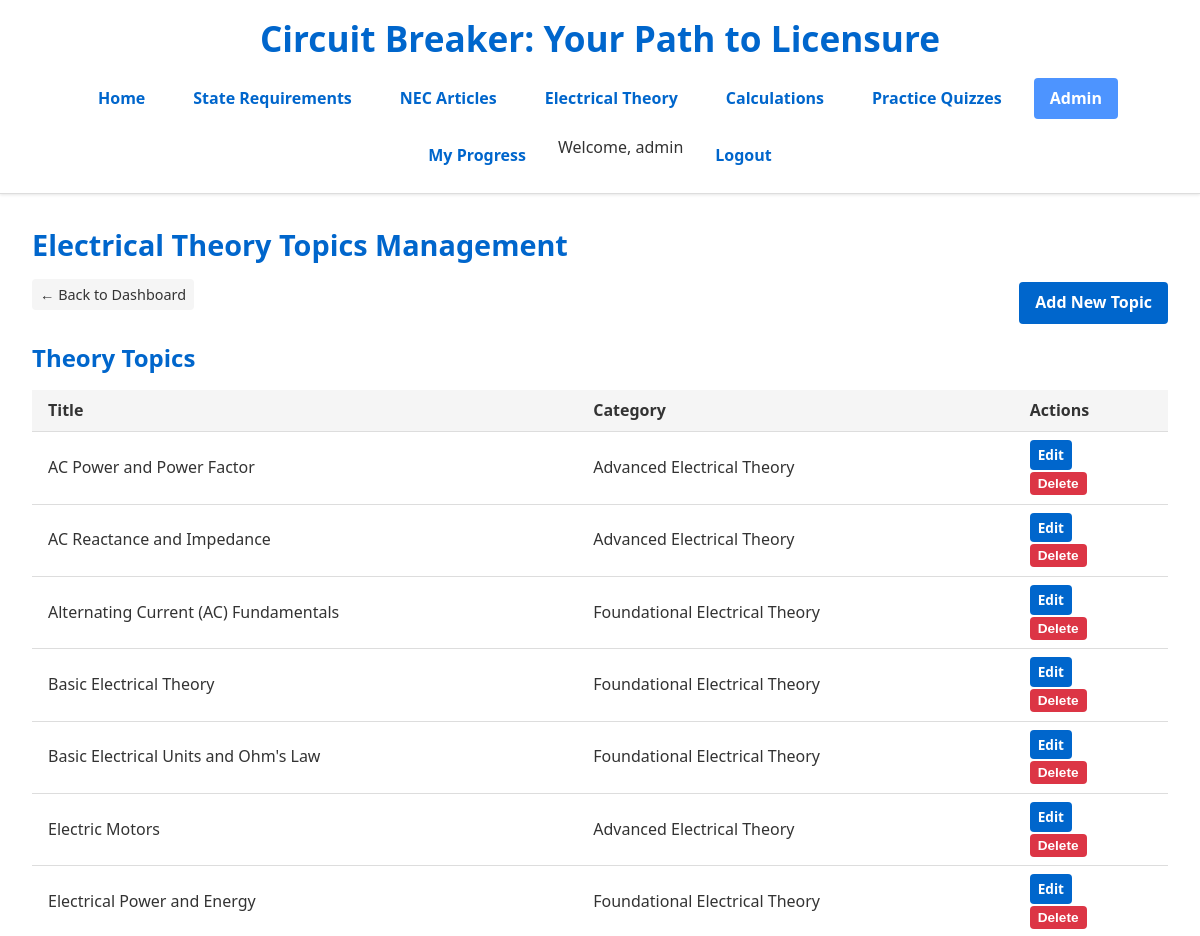
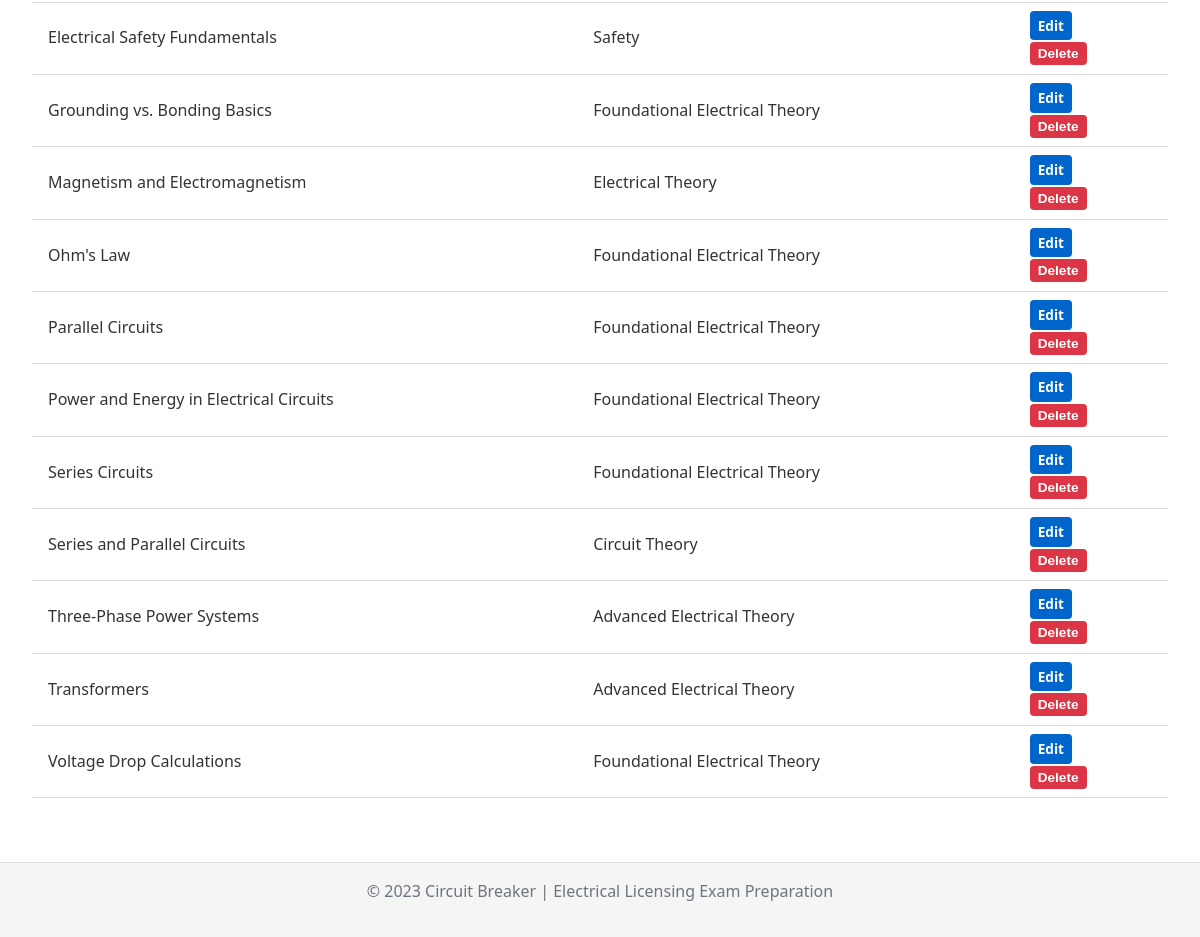
The app's page /admin/theory_topics/ (signed in) with its own data (2 pictures, top to bottom).
### models.py (models this page shows, shortened)
class User(db.Model, UserMixin):
    id = db.Column(db.Integer, primary_key=True)
    username = db.Column(db.String(80), unique=True, nullable=False)
    email = db.Column(db.String(120), unique=True, nullable=False)
    password_hash = db.Column(db.String(200), nullable=False)
    date_registered = db.Column(db.DateTime, default=datetime.datetime.utcnow)

class TheoryTopic(db.Model):
    id = db.Column(db.Integer, primary_key=True)
    title = db.Column(db.String(200), unique=True, nullable=False)
    content = db.Column(db.Text, nullable=False)
    category = db.Column(db.String(100))

### app.py (the view)
    @admin_bp.route('/theory_topics/')
    @admin_required
    def theory_topics():
        topics = TheoryTopic.query.order_by(TheoryTopic.title).all()
        return render_template('admin/theory_topics_list.html', topics=topics)

### app.py (called while the page is built)
def admin_required(f):
    @wraps(f)
    def decorated_function(*args, **kwargs):
        if not current_user.is_authenticated or current_user.username != 'admin':
            flash('You must be an admin to access this page.', 'error')
            return redirect(url_for('login'))
        return f(*args, **kwargs)
    return decorated_function

### templates/admin/theory_topics_list.html (shortened to what this page needs)
{% extends "base.html" %}  {% block content %}
<div class="admin-dashboard">
  <h2>Electrical Theory Topics Management</h2>
  <div class="admin-header">
    <a href="{{ url_for('admin.dashboard') }}" class="back-link"
      >← Back to Dashboard</a
    >
    <a href="{{ url_for('admin.add_theory_topic') }}" class="button primary"
      >Add New Topic</a
    >
  </div>
  <div class="content-table-container">
    <h3>Theory Topics</h3>
    {% if topics %}
    <table class="content-table">
      <thead>
        <tr>
          <th>Title</th>
          <th>Category</th>
          <th>Actions</th>
        </tr>
      </thead>
      <tbody>
        {% for topic in topics %}
        <tr>
          <td>{{ topic.title }}</td>
          <td>{{ topic.category|default('Uncategorized', true) }}</td>
          <td class="actions">
            <a
              href="{{ url_for('admin.edit_theory_topic', topic_id=topic.id) }}"
              class="button small"
              >Edit</a
            >
            <form
              action="{{ url_for('admin.delete_theory_topic', topic_id=topic.id) }}"
              method="POST"
              class="inline-form"
            >
              <button
                type="submit"
                class="button small danger"
                onclick="return confirm('Are you sure you want to delete this topic?')"
              >
                Delete
              </button>
            </form>
          </td>
        </tr>
        {% endfor %}
      </tbody>
    </table>
    {% else %}
    <p class="no-data">No theory topics have been added yet.</p>
    {% endif %}
  </div>
</div>
{% endblock %}

### templates/base.html (shortened to what this page needs)
<!DOCTYPE html>
<html lang="en">
  <head>
    <link
      rel="stylesheet"
      href="{{ url_for('static', filename='css/style.css') }}"
    />
  </head>
  <body>
    <header>
      <div class="container">
        <h1>Circuit Breaker: Your Path to Licensure</h1>
        <nav>
          <ul>
            <li><a href="{{ url_for('home') }}" {% if request.path == url_for('home') %}class="active"{% endif %}>Home</a></li>
            <li><a href="{{ url_for('states_list') }}" {% if request.path.startswith('/states') %}class="active"{% endif %}>State Requirements</a></li>
            <li><a href="{{ url_for('nec_articles_list') }}" {% if request.path.startswith('/nec_articles') %}class="active"{% endif %}>NEC Articles</a></li>
            <li><a href="{{ url_for('theory_list') }}" {% if request.path.startswith('/theory') %}class="active"{% endif %}>Electrical Theory</a></li>
            <li><a href="{{ url_for('calculations_list') }}" {% if request.path.startswith('/calculations') %}class="active"{% endif %}>Calculations</a></li>
            <li><a href="{{ url_for('quiz_launcher') }}" {% if request.path.startswith('/quiz') %}class="active"{% endif %}>Practice Quizzes</a></li>
            {% if current_user.is_authenticated %}
              {% if current_user.username == 'admin' %}
              <li><a href="{{ url_for('admin.dashboard') }}" {% if request.path.startswith('/admin') %}class="active"{% endif %}>Admin</a></li>
              {% endif %}
              <li><a href="{{ url_for('my_progress') }}" {% if request.path.startswith('/my_progress') %}class="active"{% endif %}>My Progress</a></li>
              <li>Welcome, {{ current_user.username }}</li>
              <li><a href="{{ url_for('logout') }}">Logout</a></li>
            {% else %}
              <li><a href="{{ url_for('login') }}" {% if request.path == url_for('login') %}class="active"{% endif %}>Login</a></li>
              <li><a href="{{ url_for('register') }}" {% if request.path == url_for('register') %}class="active"{% endif %}>Register</a></li>
            {% endif %}
          </ul>
        </nav>
      </div>
    </header>
    <main>
      <div class="container">
        {% block content %}{% endblock %}
      </div>
    </main>
    <footer>
      <div class="container">
        <p>&copy; 2023 Circuit Breaker | Electrical Licensing Exam Preparation</p>
      </div>
    </footer>
  </body>
</html>

### static/css/style.css (style rules this page uses)
* { margin: 0; padding: 0; box-sizing: border-box; }
:root { --primary: #0066cc; --primary-dark: #0055aa; --primary-light: #4d94ff; --secondary: #6c757d; --dark: #333333; --light: #f5f5f5; --lighter: #ffffff; --border: #dddddd; --success: #28a745; --error: #dc3545; --warning: #ffc107; --info: #17a2b8; --body-font: "Segoe UI", Arial, sans-serif; --heading-font: "Segoe UI", Arial, sans-serif; --spacing-xs: 0.25rem; --spacing-sm: 0.5rem; --spacing: 1rem; --spacing-md: 1.5rem; --spacing-lg: 2rem; --spacing-xl: 3rem; --border-radius: 4px; --box-shadow: 0 2px 5px rgba(0, 0, 0, 0.1); }
body { font-family: var(--body-font); line-height: 1.6; color: var(--dark); background-color: var(--lighter); font-size: 16px; }
h1, h2, h3, h4, h5, h6 { font-family: var(--heading-font); font-weight: 600; line-height: 1.3; margin-bottom: var(--spacing); color: var(--primary); }
h1 { font-size: 2.2rem; }
h2 { font-size: 1.8rem; }
h3 { font-size: 1.5rem; }
p { margin-bottom: var(--spacing); }
a { color: var(--primary); text-decoration: none; transition: color 0.2s ease; }
ul, ol { margin-bottom: var(--spacing); padding-left: var(--spacing-lg); }
li { margin-bottom: var(--spacing-sm); }
.container { max-width: 1200px; margin: 0 auto; padding: 0 var(--spacing); }
main { min-height: 70vh; padding: var(--spacing) 0; }
header { background-color: var(--lighter); border-bottom: 1px solid var(--border); padding: var(--spacing) 0; box-shadow: 0 1px 3px rgba(0, 0, 0, 0.1); }
header h1 { text-align: center; margin-bottom: var(--spacing); }
nav ul { display: flex; flex-wrap: wrap; justify-content: center; gap: var(--spacing); list-style: none; padding: 0; margin: 0; margin-top: var(--spacing); }
nav ul li { margin-bottom: 0; }
nav ul li a { display: block; padding: var(--spacing-sm) var(--spacing); font-weight: 600; color: var(--primary); border-radius: var(--border-radius); transition: all 0.2s ease; }
nav ul li a:hover, nav ul li a.active { background-color: var(--primary-light); color: white; text-decoration: none; }
footer { background-color: var(--light); text-align: center; padding: var(--spacing) 0; border-top: 1px solid var(--border); margin-top: var(--spacing-lg); color: var(--secondary); }
.button, button, input[type="submit"], input[type="button"] { display: inline-block; padding: var(--spacing-sm) var(--spacing); background-color: var(--primary); color: white; border: none; border-radius: var(--border-radius); cursor: pointer; font-size: 1rem; font-weight: 600; text-align: center; text-decoration: none; transition: background-color 0.2s ease; }
.button.danger { background-color: var(--error); }
.button.small { font-size: 0.85rem; padding: var(--spacing-xs) var(--spacing-sm); }
table { width: 100%; border-collapse: collapse; border-spacing: 0; }
th, td { padding: var(--spacing-sm) var(--spacing); border-bottom: 1px solid var(--border); text-align: left; }
th { background-color: var(--light); font-weight: 600; color: var(--dark); }
.admin-dashboard { padding: var(--spacing); }
.admin-header { display: flex; justify-content: space-between; align-items: center; margin-bottom: var(--spacing); }
.back-link { display: inline-block; margin-bottom: var(--spacing); padding: var(--spacing-xs) var(--spacing-sm); background-color: var(--light); color: var(--dark); border-radius: var(--border-radius); font-size: 0.9rem; }

### records on screen
User: username "admin"
TheoryTopic: title "AC Power and Power Factor", category "Advanced Electrical Theory"
TheoryTopic: title "AC Reactance and Impedance", category "Advanced Electrical Theory"
TheoryTopic: title "Alternating Current (AC) Fundamentals", category "Foundational Electrical Theory"
TheoryTopic: title "Basic Electrical Theory", category "Foundational Electrical Theory"
TheoryTopic: title "Basic Electrical Units and Ohm's Law", category "Foundational Electrical Theory"
TheoryTopic: title "Electric Motors", category "Advanced Electrical Theory"
TheoryTopic: title "Electrical Power and Energy", category "Foundational Electrical Theory"
TheoryTopic: title "Electrical Safety Fundamentals", category "Safety"
TheoryTopic: title "Grounding vs. Bonding Basics", category "Foundational Electrical Theory"
TheoryTopic: title "Magnetism and Electromagnetism", category "Electrical Theory"
TheoryTopic: title "Ohm's Law", category "Foundational Electrical Theory"
TheoryTopic: title "Parallel Circuits", category "Foundational Electrical Theory"
TheoryTopic: title "Power and Energy in Electrical Circuits", category "Foundational Electrical Theory"
TheoryTopic: title "Series Circuits", category "Foundational Electrical Theory"
TheoryTopic: title "Series and Parallel Circuits", category "Circuit Theory"
TheoryTopic: title "Three-Phase Power Systems", category "Advanced Electrical Theory"
TheoryTopic: title "Transformers", category "Advanced Electrical Theory"
TheoryTopic: title "Voltage Drop Calculations", category "Foundational Electrical Theory"
